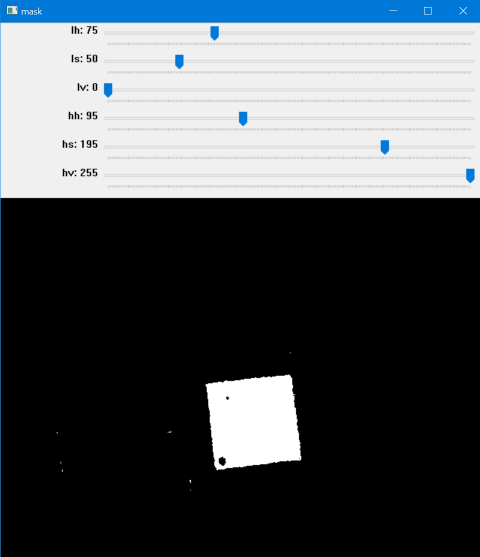
#> input picture image.png, 960 x 1114 px, given in place of the camera (shown at 1/2 size)
$ python 4_hsv.py   (older library calls are emulated)
#> lines starting #> are read from the running program, lines starting #| are printed output that depends on the picture; after the words box and inside, x2 and y2 are one past the last pixel; in counts of white or black regions, pixels touching at a corner belong together
import numpy as np
import cv2

cv2.namedWindow("mask")

lh, ls, lv = (72, 75, 0)
hh, hs, hv = (105, 121, 255)
def nothing(x):
    pass

##Hue - оттенок
#Saturation - насыщенность
#Value - яркость
#L - low (нижняя граница)
#H - high (верхняя граница)


cv2.createTrackbar("lh", "mask", lh, 255, nothing)
cv2.createTrackbar("ls", "mask", ls, 255, nothing)
cv2.createTrackbar("lv", "mask", lv, 255, nothing)
cv2.createTrackbar("hh", "mask", hh, 255, nothing)
cv2.createTrackbar("hs", "mask", hs, 255, nothing)
cv2.createTrackbar("hv", "mask", hv, 255, nothing)

cam = cv2.VideoCapture(0)

while True:
    success, frame = cam.read()
#> frame is the input picture: shape (1114, 960, 3); mean B, G, R 90.2, 86.1, 80.9

    # [6 lines of commented-out code are left out]

    hsv = cv2.cvtColor(frame, cv2.COLOR_BGR2HSV)
#> hsv: shape (1114, 960, 3); mean H, S, V 6, 11, 90.2

    lh = cv2.getTrackbarPos("lh", "mask")
    ls = cv2.getTrackbarPos("ls", "mask")
    lv = cv2.getTrackbarPos("lv", "mask")
    hh = cv2.getTrackbarPos("hh", "mask")
    hs = cv2.getTrackbarPos("hs", "mask")
    hv = cv2.getTrackbarPos("hv", "mask")

    #(72, 75, 0) (105, 121, 255)

    mask = cv2.inRange(hsv, (lh, ls, lv), (hh, hs, hv))
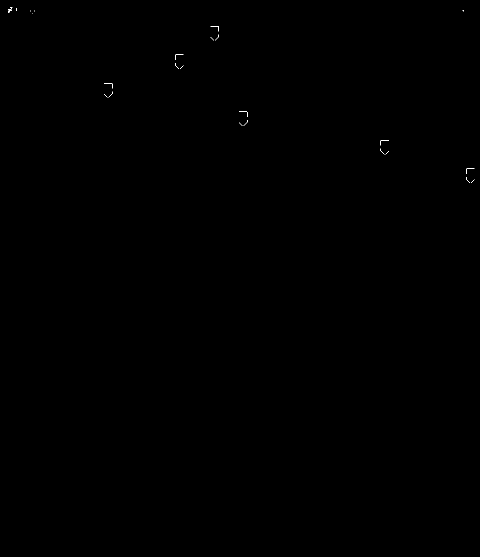
#> mask: shape (1114, 960) (shown at 1/2 size); 0.03% white in thin lines or dots, all inside (x1, y1, x2, y2) = (16, 15, 949, 366)

    cv2.imshow("mask", mask)

    connectivity = 4
    # Perform the operation
    output = cv2.connectedComponentsWithStats(mask, connectivity, cv2.CV_32S)

    # Get the results
    # The first cell is the number of labels
    num_labels = output[0]
#> num_labels = 27
    # The second cell is the label matrix
    labels = output[1]
#> labels: shape (1114, 960) int32; 27 distinct labels, from 0 to 26
    # The third cell is the stat matrix
    stats = output[2]
#> stats = 27 rows, first 6: [0, 0, 960, 1114, 1069119], [16, 15, 9, 10, 32], [32, 16, 2, 5, 10], [60, 20, 1, 1, 1], [68, 21, 1, 1, 1], [925, 20, 3, 3, 4]

    filtered = np.zeros_like(mask)

    for i in range(1, num_labels):
        a = stats[i, cv2.CC_STAT_AREA]
        t = stats[i, cv2.CC_STAT_TOP]
        l = stats[i, cv2.CC_STAT_LEFT]
        w = stats[i, cv2.CC_STAT_WIDTH]
        h = stats[i, cv2.CC_STAT_HEIGHT]

        # print(a)

        if a >= 500:
            filtered[np.where(labels == i)] = 255
            # print(a)

            cv2.putText(frame, str(a), (l, t), cv2.FONT_HERSHEY_SIMPLEX, 1, (255, 0, 0), 2, cv2.LINE_AA)
            cv2.rectangle(frame, (l, t), (l + w, t + h), (0, 255, 0), 2)
            cv2.circle(frame, (l + w // 2, t + h // 2), 5, (0, 255, 0), 15)
#> this loop made 26 passes
#> (a, t, l, w, h) on passes 1 to 12: (32, 15, 16, 9, 10), (10, 16, 32, 2, 5), (1, 20, 60, 1, 1), (1, 21, 68, 1, 1), (4, 20, 925, 3, 3), (1, 23, 61, 1, 1), (1, 23, 68, 1, 1), (1, 26, 64, 1, 1), (26, 52, 421, 17, 11), (12, 69, 430, 8, 12), (7, 74, 421, 7, 7), (26, 109, 350, 17, 11)
#> filtered: shape (1114, 960); every value is 0

    # print("=====================")
    # break

    cv2.imshow("frame", frame)
    # cv2.imshow("hsv", hsv[:, :, 0])
    cv2.imshow("filtered", filtered)

    key = cv2.waitKey(280) & 0xFF
#> (key q is pressed here)

    if key == ord('q'):
        break

cam.release()
cv2.destroyAllWindows()
cv2.waitKey(10)
